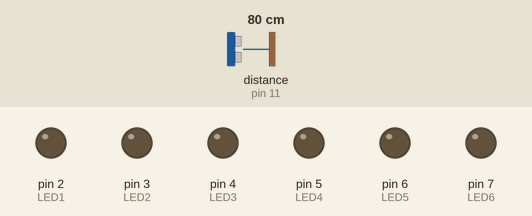
Simulated run of this sketch. Board: Arduino Uno, built with avr-gcc and run on an emulated ATmega328P. On the bench: output pins drawn as LEDs (lit = HIGH). Inputs (shaded band) come from the test bench; at power-on: distance to the obstacle (sensor on pin 11) 80 cm. The echo pulse lasts 58.3 µs per cm.

Above: at 1.2 s.
1.3 s: distance to the obstacle (sensor on pin 11) set to 23 cm
2.8 s: distance to the obstacle (sensor on pin 11) set to 18 cm
At 4.0 s:
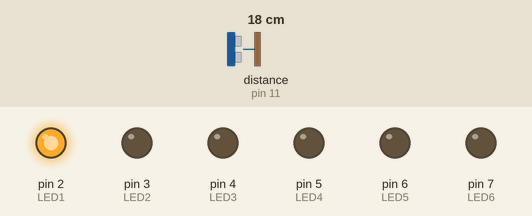
4.3 s: distance to the obstacle (sensor on pin 11) set to 15 cm
5.8 s: distance to the obstacle (sensor on pin 11) set to 12 cm
At 6.4 s:
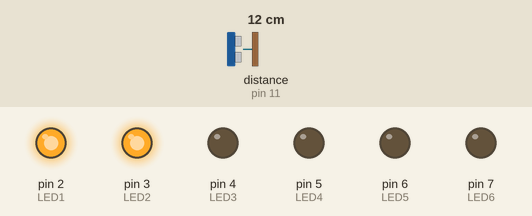
7.3 s: distance to the obstacle (sensor on pin 11) set to 2 cm
At 8.5 s:
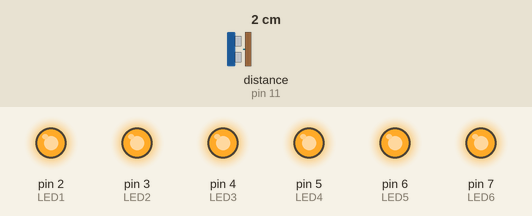
8.8 s: distance to the obstacle (sensor on pin 11) set to 4 cm
10.3 s: distance to the obstacle (sensor on pin 11) set to 7 cm
At 11.0 s:
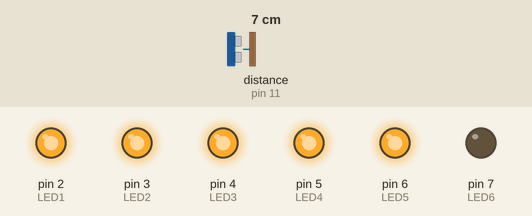
Timing chart, 0 to 12.8 s (numbered marks = the images above; inputs shaded):
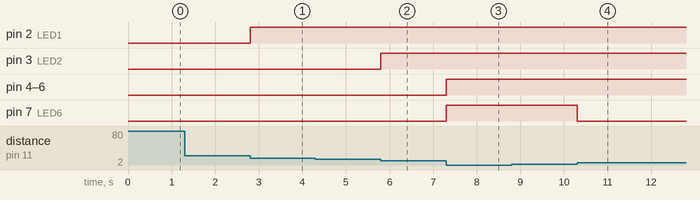

The sketch:

Proximity_Meter.ino
```cpp
/*
  Proximity Meter Code

  First LED glows at 20cm and more LED glows as the distance reduces

  6 LEDs are connected at digital pin 2-7 and a Ultrasonic Distance Sensor HC-SR04 at pin 11(Trig) and 12(Echo).

  by Heonics

  https://github.com/Heonics/Proximity-Meter/blob/main/Proximity_Meter.ino


Required Materials :
1 X Arduino Uno
1 X HC-SR04
2 X 5mm Green LEDs
2 X 5mm Yellow LEDs
2 X 5mm Red LEDs
1 X 120ohms Resistor
1 X Breadboard

Circuit Diagram :
Arduino Digital Pin 2 -> LED 1(Green) +ve
Arduino Digital Pin 3 -> LED 2(Green) +ve
Arduino Digital Pin 4 -> LED 3(Yellow) +ve
Arduino Digital Pin 5 -> LED 4(Yellow) +ve
Arduino Digital Pin 6 -> LED 5(Red) +ve
Arduino Digital Pin 7 -> LED 6(Red) +ve
Arduino GND -> 120ohms resistor -> All LEDs -ve
Arduino 5V -> HC-SR04 VCC
Arduino GND -> HC-SR04 Gnd
Arduino Digital Pin 11 -> HC-SR04 Echo
Arduino Digital Pin 10 -> HC-SR04 Trig
*/

#include <HCSR04.h>//Install this Library from Library Manager in Arduino IDE

UltraSonicDistanceSensor distanceSensor(10, 11);  // Initialize the HC-SR04 sensor that is connected to digital pins 10(Trig) and 11(Echo).

int LED1 = 2; // LED1 connected to Digital Pin 2
int LED2 = 3; // LED2 connected to Digital Pin 3
int LED3 = 4; // LED3 connected to Digital Pin 4
int LED4 = 5; // LED4 connected to Digital Pin 5
int LED5 = 6; // LED5 connected to Digital Pin 6
int LED6 = 7; // LED6 connected to Digital Pin 7

int max_val = 20; // define maximum value(in cm) of the range which should not be less than 2(HC-SR04 Sensor measurement limitations)
int min_val = 4; // define the minimum value of the range(in cm) of the range which should not be grater than 400(HC-SR04 Sensor measurement limitations)

int dif_distance = (max_val-min_val)*(1.0/6.0); // Calculates the distance difference for each LED

void setup () {
	pinMode(LED1, OUTPUT); //Configuring LED1 as output
	pinMode(LED2, OUTPUT); //Configuring LED2 as output
	pinMode(LED3, OUTPUT); //Configuring LED3 as output
	pinMode(LED4, OUTPUT); //Configuring LED4 as output
	pinMode(LED5, OUTPUT); //Configuring LED5 as output
	pinMode(LED6, OUTPUT); //Configuring LED6 as output
}

void loop () {
		int distance_measured = distanceSensor.measureDistanceCm(); // read the distance and store it

	  if(distance_measured <= max_val && distance_measured >= (min_val+(dif_distance*5))){ // checks if it is in 1st range
      // only turn on first LED
			digitalWrite(LED1, HIGH);
			digitalWrite(LED2, LOW);
			digitalWrite(LED3, LOW);
			digitalWrite(LED4, LOW);
			digitalWrite(LED5, LOW);
			digitalWrite(LED6, LOW);
		}else if(distance_measured <= max_val && distance_measured >= (min_val+(dif_distance*4))){ // checks if it is in 2nd range
      // only turn on first 2 LEDs
			digitalWrite(LED1, HIGH);
			digitalWrite(LED2, HIGH);
			digitalWrite(LED3, LOW);
			digitalWrite(LED4, LOW);
			digitalWrite(LED5, LOW);
			digitalWrite(LED6, LOW);
		}else if(distance_measured <= max_val && distance_measured >= (min_val+(dif_distance*3))){ // checks if it is in 3rd range
      // only turn on first 3 LEDs
			digitalWrite(LED1, HIGH);
			digitalWrite(LED2, HIGH);
			digitalWrite(LED3, HIGH);
			digitalWrite(LED4, LOW);
			digitalWrite(LED5, LOW);
			digitalWrite(LED6, LOW);
		}else if(distance_measured <= max_val && distance_measured >= (min_val+(dif_distance*2))){ // checks if it is in 3rd Last range
      // only turn on first 4 LEDs
			digitalWrite(LED1, HIGH);
			digitalWrite(LED2, HIGH);
			digitalWrite(LED3, HIGH);
			digitalWrite(LED4, HIGH);
			digitalWrite(LED5, LOW);
			digitalWrite(LED6, LOW);
		}else if(distance_measured <= max_val && distance_measured >= (min_val+(dif_distance))){ // checks if it is in 2nd Last range
      // only turn on first 5 LEDs
			digitalWrite(LED1, HIGH);
			digitalWrite(LED2, HIGH);
			digitalWrite(LED3, HIGH);
			digitalWrite(LED4, HIGH);
			digitalWrite(LED5, HIGH);
			digitalWrite(LED6, LOW);
		}else if(distance_measured <= max_val){ // checks if it is in Last range
      // turn on all LEDs
			digitalWrite(LED1, HIGH);
			digitalWrite(LED2, HIGH);
			digitalWrite(LED3, HIGH);
			digitalWrite(LED4, HIGH);
			digitalWrite(LED5, HIGH);
			digitalWrite(LED6, HIGH);
		}else{
      // turn on all LEDs
			digitalWrite(LED1, LOW);
			digitalWrite(LED2, LOW);
			digitalWrite(LED3, LOW);
			digitalWrite(LED4, LOW);
			digitalWrite(LED5, LOW);
			digitalWrite(LED6, LOW);
		}
}
```

Measured:
- the behaviour switches between 21 and 20 cm on distance to the obstacle (sensor on pin 11) (found by bisection; images 0 and 1)
- the behaviour switches between 14 and 13 cm on distance to the obstacle (sensor on pin 11) (found by bisection; images 1 and 2)
- the behaviour switches between 5 and 6 cm on distance to the obstacle (sensor on pin 11) (found by bisection; images 3 and 4)
- after the input at 1.3 s, every drawn part: stays the same
- after the input at 2.8 s, pin 2 (LED1): LOW → HIGH at once
- after the input at 4.3 s, every drawn part: stays the same
- after the input at 5.8 s, pin 3 (LED2): LOW → HIGH at once
- after the input at 7.3 s, pin 4 (LED3), pin 5 (LED4), pin 6 (LED5), pin 7 (LED6): LOW → HIGH at once
- after the input at 8.8 s, every drawn part: stays the same
- after the input at 10.3 s, pin 7 (LED6): HIGH → LOW at once
